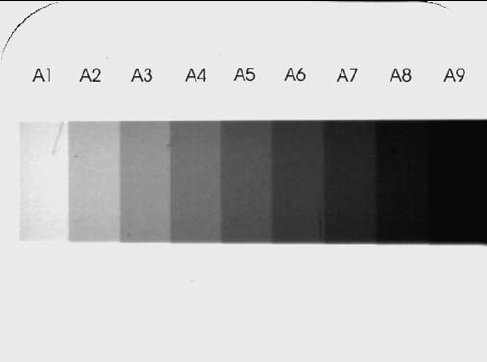
#> input picture 03_notebooks/al_wedge.png, 487 x 362 px
$ jupyter execute --allow-errors 03_reading_gray_values_IC.ipynb   (shell and % lines are left out)
#> lines starting #> are read from the running program, lines starting #| are printed output that depends on the picture; after the words box and inside, x2 and y2 are one past the last pixel; in counts of white or black regions, pixels touching at a corner belong together
[cell 1]
import numpy as np

from matplotlib import pyplot as plt
plt.rcParams['axes.labelsize'] = 20
plt.rcParams['xtick.labelsize'] = 14
plt.rcParams['ytick.labelsize'] = 14

[cell 2]
from skimage.io import imread

wedge = imread('al_wedge.png')   #image source: Paulo Vinícius Soares
#> wedge is the input picture: shape (362, 487); min 0, max 255, mean 186.4

height, width = wedge.shape
#> height = 362; width = 487
print('the image has {} rows and {} columns'.format(height,width))
#| the image has 362 rows and 487 columns

plt.figure(figsize=(14,7))
plt.imshow(wedge, cmap=plt.cm.gray)
# plt.axis('off')   # <- we want to see the pixel coordinates
plt.show()

## Read a line

[cell 3]
row = 170

# read out the gray values
gv_row = wedge[row,:]
#> gv_row = 487 values, max 235 at index 16, min 9 at index 429, mean 101.5

# paint black lines into a new image
visual= np.copy(wedge)   # allocate new memory
visual[row,:] = 0
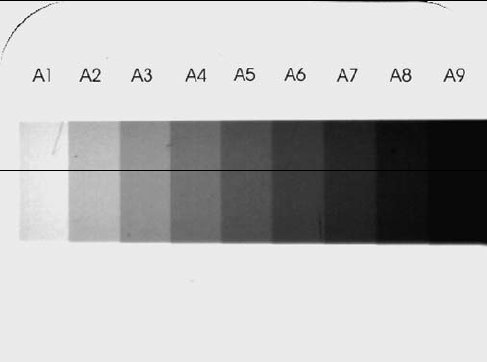
#> visual: shape (362, 487); 0.28% of pixels changed, all inside (x1, y1, x2, y2) = (0, 170, 487, 171)

# get array of x-values for print
x_row = np.arange(width)
#> x_row = 487 values from 0 to 486

plt.figure(figsize=(21,8))

plt.subplot(121)
plt.imshow(visual, cmap=plt.cm.gray)

plt.subplot(122)
plt.plot(x_row, gv_row, 'b-')
plt.xlabel('pixel')
plt.ylabel('gray values')

plt.show()
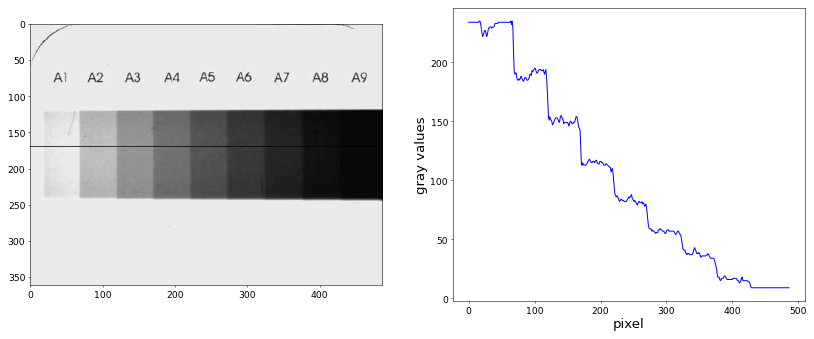
#> figure drawn by matplotlib, 2 panels; panel 2: curve peaks at x = 16, y = 235

If you can not see the black line, it probably became invisible while the image was scaled. Try changing the row number or the figure size.

## In-class exercise:

Gray values are quite noisy. Get a better estimate by averaging all lines in a band of 30 rows. Then plot a figure similar to the one above.

[cell 4]
row_upper = 170
row_lower = 200

# read out the gray values
gv_row = wedge[row_lower,row_upper]
#> gv_row = 128

# paint black lines into a new image
visual= np.copy(wedge)   # allocate new memory
visual[row,:] = 0

# get array of x-values for print
x_row = np.arange(width)

plt.figure(figsize=(21,8))

plt.subplot(121)
plt.imshow(visual, cmap=plt.cm.gray)

plt.subplot(122)
#> (the rest of this cell did not finish here and is left out)
